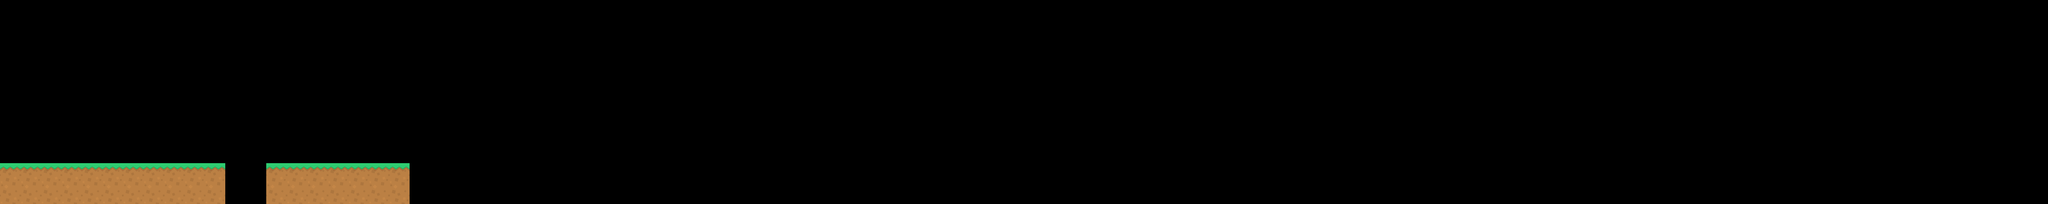

The image is a tile-based game level rendered from a .tmx file. Its description and source (layers, tilesets, objects; grid data summarised) follow:
An orthogonal 100x10 tile map with 64x64 px tiles, 1 tile layer (Tile Layer 1).

<map version="1.4" tiledversion="1.4.1" orientation="orthogonal" renderorder="right-down" width="100" height="10" tilewidth="64" tileheight="64" infinite="0" nextlayerid="2" nextobjectid="1">
 <tileset firstgid="1" name="kenny_simple_platformer" tilewidth="64" tileheight="64" tilecount="98" columns="14">
  <image source="../tilesets/platformPack_tilesheet.png" width="896" height="448" />
 </tileset>
 <layer id="1" name="Tile Layer 1" width="100" height="10">
  <data>[1000 cells, 36 non-empty, 2 distinct tile ids]</data>
 </layer>
</map>
